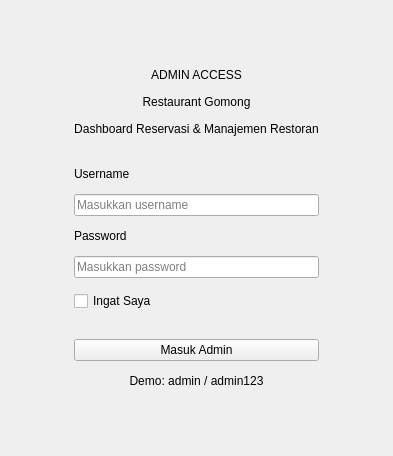
<?xml version="1.0" encoding="UTF-8"?>
<ui version="4.0">
 <class>LoginFormUi</class>
 <widget class="QWidget" name="LoginFormUi">
  <property name="objectName">
   <string>loginPage</string>
  </property>
  <layout class="QVBoxLayout" name="main_layout">
   <property name="leftMargin"><number>24</number></property>
   <property name="topMargin"><number>24</number></property>
   <property name="rightMargin"><number>24</number></property>
   <property name="bottomMargin"><number>24</number></property>
   <item alignment="Qt::AlignCenter">
    <widget class="QWidget" name="loginContainer">
     <property name="minimumWidth"><number>500</number></property>
     <property name="maximumWidth"><number>500</number></property>
     <layout class="QVBoxLayout" name="container_layout">
      <property name="spacing"><number>13</number></property>
      <property name="leftMargin"><number>50</number></property>
      <property name="topMargin"><number>44</number></property>
      <property name="rightMargin"><number>50</number></property>
      <property name="bottomMargin"><number>44</number></property>
      <item>
       <widget class="QLabel" name="badge_label">
        <property name="text"><string>ADMIN ACCESS</string></property>
        <property name="alignment"><set>Qt::AlignCenter</set></property>
        <property name="objectName"><string>loginBadge</string></property>
       </widget>
      </item>
      <item>
       <widget class="QLabel" name="heading_label">
        <property name="text"><string>Restaurant Gomong</string></property>
        <property name="alignment"><set>Qt::AlignCenter</set></property>
        <property name="objectName"><string>loginHeading</string></property>
       </widget>
      </item>
      <item>
       <widget class="QLabel" name="subheading_label">
        <property name="text"><string>Dashboard Reservasi &amp; Manajemen Restoran</string></property>
        <property name="alignment"><set>Qt::AlignCenter</set></property>
        <property name="objectName"><string>loginSubHeading</string></property>
       </widget>
      </item>
      <item>
       <spacer name="top_spacer">
        <property name="orientation"><enum>Qt::Vertical</enum></property>
        <property name="sizeHint" stdset="0"><size><width>20</width><height>18</height></size></property>
       </spacer>
      </item>
      <item>
       <widget class="QLabel" name="username_label">
        <property name="text"><string>Username</string></property>
        <property name="objectName"><string>formTitle</string></property>
       </widget>
      </item>
      <item>
       <widget class="QLineEdit" name="username_input">
        <property name="placeholderText"><string>Masukkan username</string></property>
       </widget>
      </item>
      <item>
       <widget class="QLabel" name="password_label">
        <property name="text"><string>Password</string></property>
        <property name="objectName"><string>formTitle</string></property>
       </widget>
      </item>
      <item>
       <widget class="QLineEdit" name="password_input">
        <property name="echoMode"><enum>QLineEdit::Password</enum></property>
        <property name="placeholderText"><string>Masukkan password</string></property>
       </widget>
      </item>
      <item>
       <widget class="QCheckBox" name="remember_me">
        <property name="text"><string>Ingat Saya</string></property>
        <property name="objectName"><string>checkBox</string></property>
       </widget>
      </item>
      <item>
       <spacer name="button_spacer">
        <property name="orientation"><enum>Qt::Vertical</enum></property>
        <property name="sizeHint" stdset="0"><size><width>20</width><height>15</height></size></property>
       </spacer>
      </item>
      <item>
       <widget class="QPushButton" name="login_btn">
        <property name="text"><string>Masuk Admin</string></property>
        <property name="minimumHeight"><number>42</number></property>
        <property name="maximumHeight"><number>42</number></property>
        <property name="objectName"><string>primaryButton</string></property>
       </widget>
      </item>
      <item>
       <widget class="QLabel" name="hint_label">
        <property name="text"><string>Demo: admin / admin123</string></property>
        <property name="alignment"><set>Qt::AlignCenter</set></property>
        <property name="objectName"><string>loginHint</string></property>
       </widget>
      </item>
     </layout>
    </widget>
   </item>
  </layout>
 </widget>
 <resources/>
 <connections/>
</ui>
